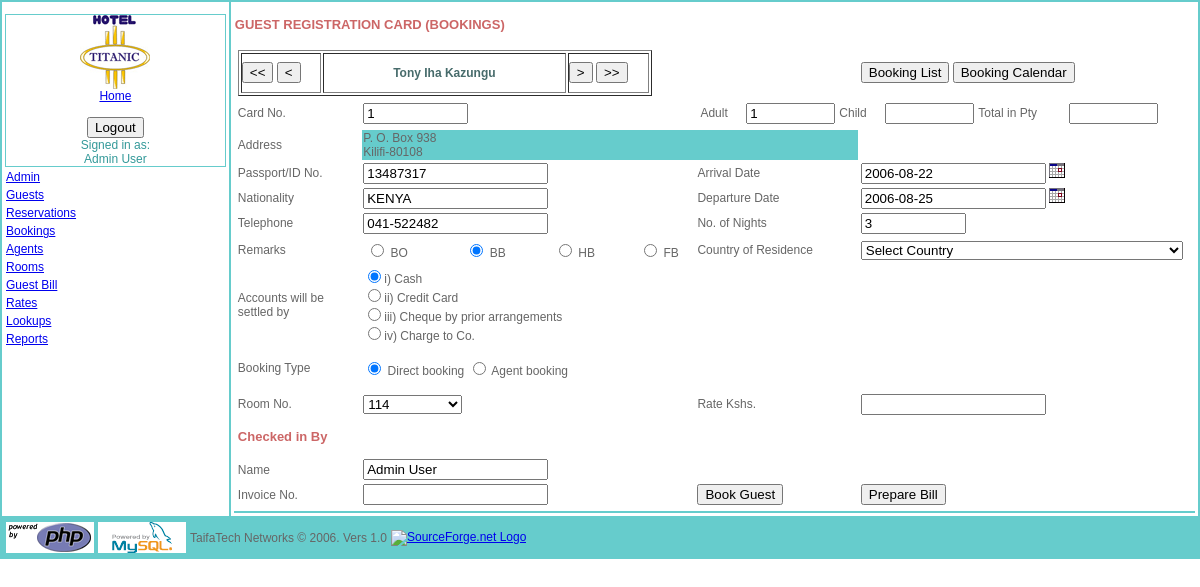
The app's page /bookings.php?search=1 (signed in) with its own data.
### tables this page shows
CREATE TABLE `guests` (
  `guestid` int(11) NOT NULL auto_increment,
  `lastname` varchar(40) NOT NULL,
  `firstname` varchar(20) default NULL,
  `middlename` varchar(15) default NULL,
  `pp_no` varchar(15) default NULL,
  `idno` int(11) unsigned default NULL,
  `countrycode` char(2) NOT NULL,
  `pobox` varchar(10) default NULL,
  `town` varchar(30) default NULL,
  `postal_code` varchar(5) default NULL,
  `phone` varchar(15) default NULL,
  `email` varchar(50) default NULL,
  `mobilephone` varchar(15) default NULL,
  PRIMARY KEY  (`guestid`),
  UNIQUE KEY `id` (`guestid`)
);

CREATE TABLE `booking` (
  `book_id` int(11) NOT NULL auto_increment,
  `guestid` varchar(40) NOT NULL,
  `booking_type` char(1) NOT NULL COMMENT 'direct/agent',
  `meal_plan` char(2) NOT NULL COMMENT 'bo/bb/hb/fb',
  `no_adults` tinyint(2) default NULL,
  `no_child` tinyint(2) default NULL,
  `checkin_date` date NOT NULL,
  `checkout_date` date NOT NULL,
  `residence_id` char(2) default NULL COMMENT 'country_code',
  `payment_mode` tinyint(2) default NULL,
  `agents_ac_no` char(6) default NULL,
  `roomid` int(11) NOT NULL,
  `checkedin_by` int(11) default NULL,
  `invoice_no` varchar(15) default NULL,
  `billed` tinyint(1) default NULL,
  `checkoutby` int(5) default NULL,
  `codatetime` datetime default NULL,
  PRIMARY KEY  (`book_id`),
  UNIQUE KEY `id` (`book_id`)
);

CREATE TABLE `countries` (
  `countryid` smallint(6) NOT NULL auto_increment,
  `country` varchar(150) NOT NULL,
  `countrycode` char(10) NOT NULL,
  `subscriber` char(19) default NULL,
  `nationality` varchar(150) default NULL,
  `currency` varchar(45) default NULL,
  PRIMARY KEY  (`countryid`),
  UNIQUE KEY `countrycode` (`countrycode`),
  KEY `country` (`country`)
);

### login_check.inc.php (called while the page is built, shortened)
<?php
if(!isset($_COOKIE['data_login'])){
	session_unset();
	session_destroy();
	header("Location: index.php");
}else{
	$data_login=$_COOKIE['data_login'];
}
if($data_login) {
  $user = explode(" ","$data_login");
  $sql = "select * from users where loginname='$user[0]'";
  $r = ((mysqli_query($GLOBALS["___mysqli_ston"], "USE hotelmis")) ? mysqli_query($GLOBALS["___mysqli_ston"], $sql) : false);
}
?>

### queryfunctions.php (called while the page is built, shortened)
<?php
function mkr_query($strsql,$conn)
{
	$rs = mysqli_query($conn, $strsql);
	return $rs;
}
function fetch_object($rs)
{
	return mysqli_fetch_object($rs);
}
?>

### bookings.php (the view, shortened to what this page needs)
<?php
include_once("login_check.inc.php");
include_once ("queryfunctions.php");
include_once ("functions.php");
$conn=db_connect(HOST,USER,PASS,DB,PORT);
if (isset($_GET["search"]) && !empty($_GET["search"])){
	find($_GET["search"]);
}
function find($search){
	global $conn,$bookings;
	$search=$search;
	$sql="Select guests.guestid,concat_ws(' ',guests.firstname,guests.middlename,guests.lastname) as guest,guests.pp_no,
		guests.idno,guests.countrycode,guests.pobox,guests.town,guests.postal_code,guests.phone,guests.email,guests.mobilephone,
		countries.country,booking.book_id,booking.guestid,booking.booking_type,booking.meal_plan,booking.no_adults,booking.no_child,
		booking.checkin_date,booking.checkout_date,booking.residence_id,booking.payment_mode,booking.agents_ac_no,booking.roomid,
		booking.checkedin_by,booking.invoice_no,booking.billed,booking.checkoutby,booking.codatetime,DATEDIFF(booking.checkout_date,booking.checkin_date) as no_nights
		From guests
		Inner Join countries ON guests.countrycode = countries.countrycode
		Inner Join booking ON guests.guestid = booking.guestid
		where booking.book_id='$search'";
	$results=mkr_query($sql,$conn);
	$bookings=fetch_object($results);
}
?>
<!DOCTYPE html PUBLIC "-//W3C//DTD XHTML 1.0 Transitional//EN" "http://www.w3.org/TR/xhtml1/DTD/xhtml1-transitional.dtd">
<html xmlns="http://www.w3.org/1999/xhtml">
<head>
<link href="css/new.css" rel="stylesheet" type="text/css">
</head>
<body>
<form action="bookings.php" method="post" name="bookings" enctype="multipart/form-data">
<table width="100%"  border="0" cellpadding="1" bgcolor="#66CCCC" align="center">
  <tr valign="top">
    <td width="19%" bgcolor="#FFFFFF">
	<table width="100%"  border="0" cellpadding="1">
	  <tr>
    <td width="15%" bgcolor="#66CCCC">
		<table cellspacing=0 cellpadding=0 width="100%" align="left" bgcolor="#FFFFFF">
      <tr><td width="110" align="center"><a href="index.php"><img src="images/titanic1.gif" width="70" height="74" border="0"/><br>
          Home</a></td>
      </tr>
      <tr><td>&nbsp; </td>
      </tr>
      <tr>
        <td align="center">
		</td></tr>
	  </table></td></tr>
		<?php require_once("menu_header.php"); ?>
    </table>
	</td>
    <td width="81%" bgcolor="#FFFFFF"><table width="100%"  border="0" cellpadding="1">
      <tr>
        <td>
		<H2>GUEST REGISTRATION CARD (BOOKINGS)</H2>
		</td>
      </tr>
      <tr>
        <td><div id="Requests">  <table width="100%"  border="0" cellpadding="1" align="left">
    <tr>
      <td colspan="3">
	    <table border="1" cellpadding="0">
          <tr>
            <td width="78"><input type="submit" name="Navigate" id="First" style="cursor:pointer" title="first page" value="<<"/>
                <input type="submit" name="Navigate" id="Previous" style="cursor:pointer" title="previous page" value="<"/>
            </td>
            <td width="241" align="center" bgcolor="#FFFFFF"><h3><?php echo trim($bookings->guest); ?></h3></td>
            <td width="79"><input type="submit" name="Navigate" id="Next" style="cursor:pointer" title="next page" value=">"/>
                <input type="submit" name="Navigate" id="Last" style="cursor:pointer" title="last page" value=">>"/>
            </td>
          </tr>
        </table></td>
	<td width="35%"><input type="button" name="Submit" value="Booking List" onclick="self.location='bookings_list.php'"/>
	  <input type="button" name="Submit" value="Booking Calendar" onclick="self.location='bookings_calendar.php'"/></td>
	</tr>
    <tr>
      <td width="13%">Card No.</td>
      <td width="35%"><input type="text" name="book_id" value="<?php echo trim($bookings->book_id); ?>" size="10" readonly=""/><input name="guestid" type="hidden" value="<?php echo trim($bookings->guestid); ?>" />
         </td>
      <td colspan="2"><table width="100%"  border="0" cellpadding="1">
        <tr>
          <td width="10%">Adult</td>
          <td width="15%"><input type="text" name="no_adults" id="no_adults" size="8" value="<?php echo trim($bookings->no_adults); ?>"/></td>
          <td width="10%">Child</td>
          <td width="16%"><input type="text" name="no_child" id="no_child" size="8" value="<?php echo trim($bookings->no_child); ?>"/></td>
		  <td width="22%">Total in Pty</td>
          <td width="27%"><input type="text" name="total_pty" size="8"/></td>
        </tr>
      </table></td>
    </tr>
    <tr>
      <td>Address</td>
      <td bgcolor="#66CCCC" colspan="2">
	  <?php
	   echo "P. O. Box " . trim($bookings->pobox) ."<br>";
	   echo trim($bookings->town) . "-" . trim($bookings->postal_code);
	   ?>
		</td>
      <td>&nbsp;</td>
    </tr>
    <tr>
      <td>Passport/ID No. </td>
      <td><input type="text" name="pp_id_no" readonly="" value="<?php echo (!is_null($bookings->pp_no) ? $bookings->pp_no : $bookings->idno); ?>" /></td>
      <td width="17%">Arrival  Date </td>
      <td><input type="text" name="checkin_date" id="arrivaldate" readonly="" value="<?php echo (isset($_POST["checkin_date"]) ? $_POST["checkin_date"] : trim($bookings->checkin_date)); ?>"/>
        <a href="javascript:showCal('Calendar3')"> <img src="images/ew_calendar.gif" width="16" height="15" border="0"/></a></td>
    </tr>
    <tr>
      <td>Nationality</td>
      <td><input type="text" name="country" readonly="" value="<?php echo trim($bookings->country); ?>"/></td>
      <td>Departure  Date</td>
      <td><input type="text" name="checkout_date" id="departuredate" readonly="" value="<?php echo trim($bookings->checkout_date); ?>" onblur="nights()"/>
          <small><a href="javascript:showCal('Calendar4')"> <img src="images/ew_calendar.gif" width="16" height="15" border="0"/></a></small></td>
    </tr>
    <tr>
      <td>Telephone</td>
      <td><input type="text" name="phone" readonly="" value="<?php echo trim($bookings->phone); ?>"/></td>
      <td>No. of Nights </td>
      <td><input type="text" name="no_nights" id="no_nights" size="10" readonly="" value="<?php echo trim($bookings->no_nights); ?>"/></td>
    </tr>
    <tr>
      <td>Remarks</td>
      <td><table width="108%"  border="0" cellpadding="1">
        <tr>
          <td width="28%"><label><input type="radio" name="meal_plan" id="mealplan" value="BO" <?php echo ($bookings->meal_plan=="BO" ? "checked=\"checked\"" : ""); ?> />
            BO</label></td>
          <td width="25%"><label><input type="radio" name="meal_plan" id="mealplan" value="BB" <?php echo ($bookings->meal_plan=="BB" ? "checked=\"checked\"" : ""); ?> />
            BB</label></td>
          <td width="24%"><label><input type="radio" name="meal_plan" id="mealplan" value="HB" <?php echo ($bookings->meal_plan=="HB" ? "checked=\"checked\"" : ""); ?> />
            HB</label></td>
          <td width="23%"><label><input type="radio" name="meal_plan" id="mealplan" value="FB" <?php echo ($bookings->meal_plan=="FB" ? "checked=\"checked\"" : ""); ?> />
            FB</label></td>
        </tr>
      </table></td>
	  <td>Country of Residence</td>
	  <td><select name="residence_id">
        <option value="">Select Country</option>
      </select></td>
    </tr>
    <tr>
      <td>Accounts will be settled by </td>
      <td colspan="3">
        <label><input type="radio" name="payment_mode" value="1" <?php echo ($bookings->payment_mode=="1" ? "checked=\"checked\"" : ""); ?> />i) Cash</label><br />
        <label><input type="radio" name="payment_mode" value="2" <?php echo ($bookings->payment_mode=="2" ? "checked=\"checked\"" : ""); ?> />ii) Credit Card</label><br />
        <label><input type="radio" name="payment_mode" value="3" <?php echo ($bookings->payment_mode=="3" ? "checked=\"checked\"" : ""); ?> />iii) Cheque by prior arrangements</label><br />
        <label><input type="radio" name="payment_mode" value="4" <?php echo ($bookings->payment_mode=="4" ? "checked=\"checked\"" : ""); ?> />iv) Charge to Co.</label>
      </td>
    </tr>
    <tr>
      <td>Booking Type</td>
      <td><p>
        <label>
<input type="radio" name="booking_type" value="D" <?php echo ($bookings->booking_type=="D" ? "checked=\"checked\"" : ""); ?> onclick="loadHTMLPost('ajaxfunctions.php','agentoption','Direct')"/>
Direct booking </label>
        <label>
        <input type="radio" name="booking_type" value="A" <?php echo ($bookings->booking_type=="A" ? "checked=\"checked\"" : ""); ?> onclick="loadHTMLPost('ajaxfunctions.php','agentoption','Agent')"/>
  Agent booking</label>
      </p></td>
	  <td colspan="2"><div id="agentoption"></div></td>
    </tr>
    <tr>
      <td>Room No. </td>
      <td>
	  <select name="roomid" id="roomid" onchange="loadHTMLPost('ajaxfunctions.php','showrates','GetRates')">
      </select> </td>
      <td>Rate Kshs.</td>
      <td><input type="text" name="rates" /></td>
    </tr>
    <tr>
      <td colspan="2"><h2>Checked in By</h2></td>
      <td colspan="2">&nbsp;</td>
    </tr>
    <tr>
      <td>Name</td>
      <td><input type="text" name="checkedin_by" value="<?php echo $_SESSION["employee"]; ?>" /></td>
      <td>&nbsp;</td>
      <td>&nbsp;</td>
    </tr>
    <tr>
      <td>Invoice No. </td>
      <td><input type="text" name="invoice_no" value="<?php echo $_SESSION["invoice_no"]; ?>" /></td>
      <td><input type="submit" name="Submit" value="Book Guest"/></td>
      <td><input type="button" name="Submit" value="Prepare Bill" onclick="RatesPeacker()"/></td>
    </tr>
  </table>
		</div></td>
      </tr>
	  <tr bgcolor="#66CCCC" >
        <td align="left">
		</td>
      </tr>
    </table></td>
  </tr>
   <?php require_once("footer1.php"); ?>
</table>
</form>
</body>
</html>

### css/new.css (style rules this page uses)
body { background-color: White; font: 12px Verdana, Geneva, Arial, Helvetica, sans-serif; color: #666666; margin: 0px 0px 0px 0px; border: none; }
td, p, ul,ol { font-family: Verdana, Geneva, Arial, Helvetica, sans-serif; font-size: 12px; }
h2 { color: #CC6666; font-size:13px; }
h3 { color: #476B6B; font-size: 12px; }

### records on screen
guests: book_id "1", no_adults "1", pobox "938", town "Kilifi", postal_code "80108", pp_id_no "13487317", checkin_date "2006-08-22", country "KENYA", checkout_date "2006-08-25", phone "041-522482"
booking: meal_plan "☐ BO", meal_plan "☑ BB", meal_plan "☐ HB", meal_plan "☐ FB", payment_mode "☑ i) Cash", payment_mode "☐ ii) Credit Card", payment_mode "☐ iii) Cheque by prior arrangeme", payment_mode "☐ iv) Charge to Co.", booking_type "☑ Direct booking", booking_type "☐ Agent booking"

### other values on screen
$_SESSION["employee"] "Admin User"
$bookings->guest "Tony Iha Kazungu"
form field roomid "114"
